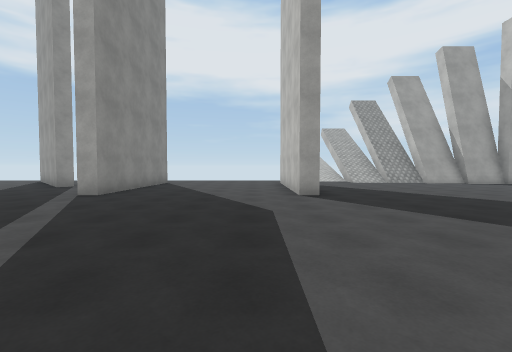
[1] (above)

20 first-person views from a walk through a Unity game level. The camera is 1.4 m above the floor, tilts 2° down and sees 90° across. The floor is counted in squares, 2 m on a side. Each view is taken from the middle of a square. On the plan, view 1 faces up. The plan holds only what a view shows up to about 9 squares ahead; the rest is blank. The place goes on beyond the plan. The player is left out. Some surface patterns are stand-ins.

[2]
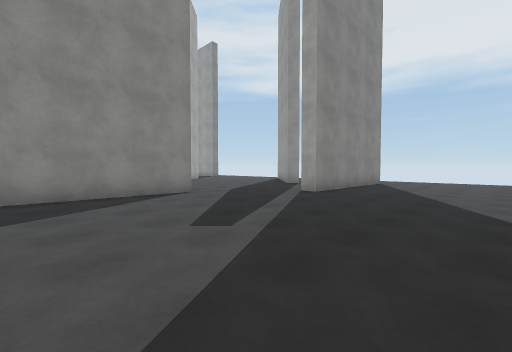

[3]
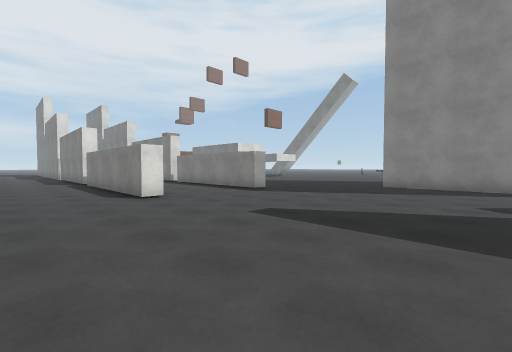

[4]
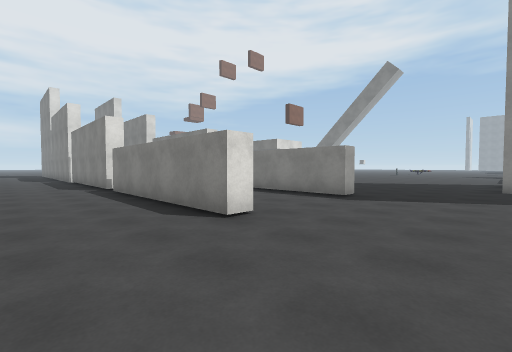

[5]
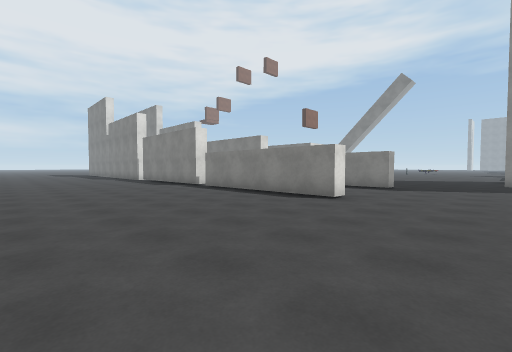

[6]
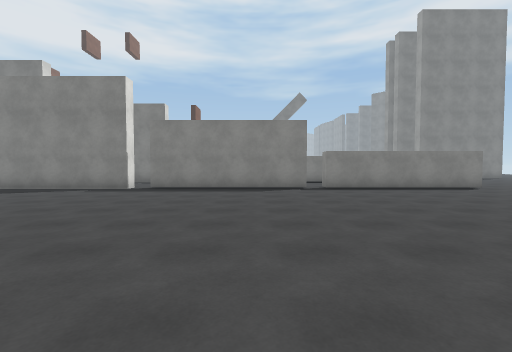

[7]
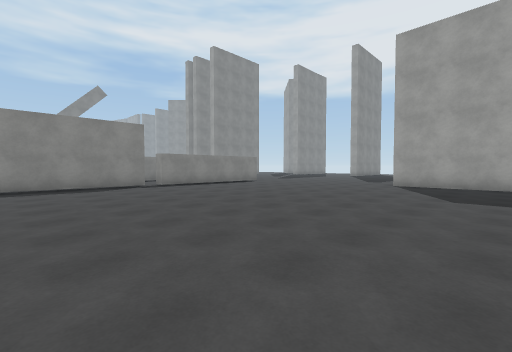

[8]
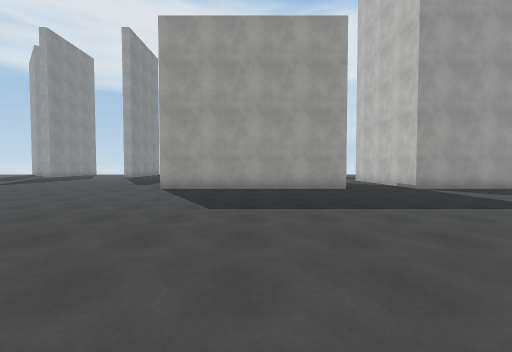

[9]
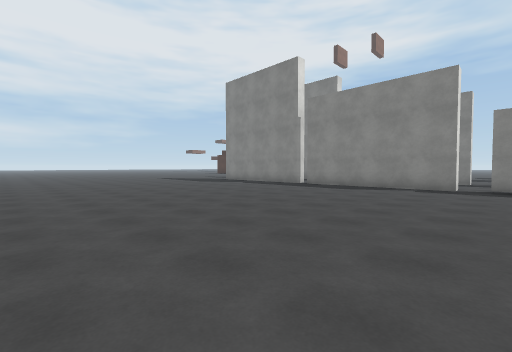

[10]
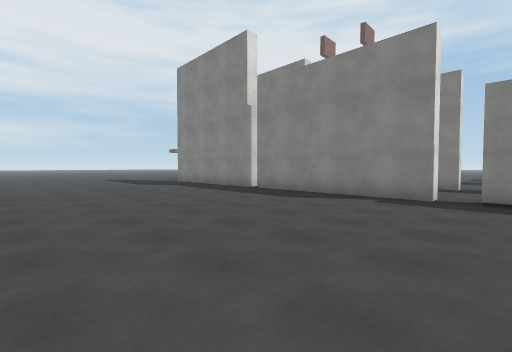

[11]
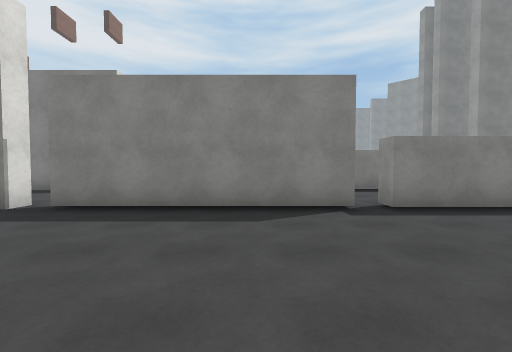

[12]
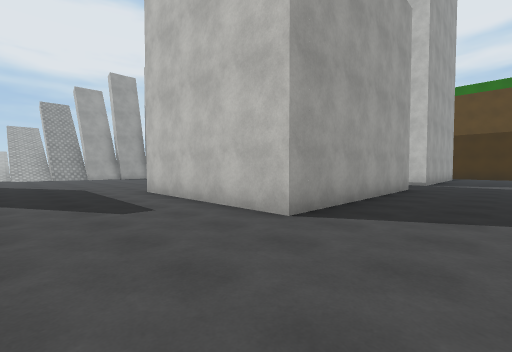

[13]
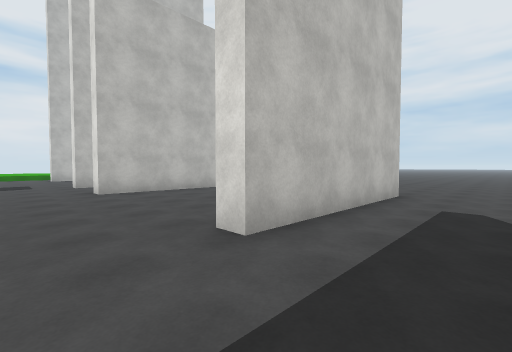

[14]
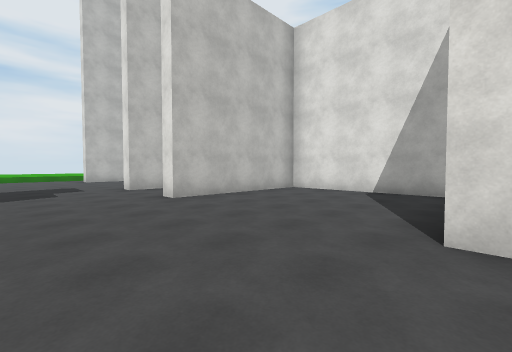

[15]
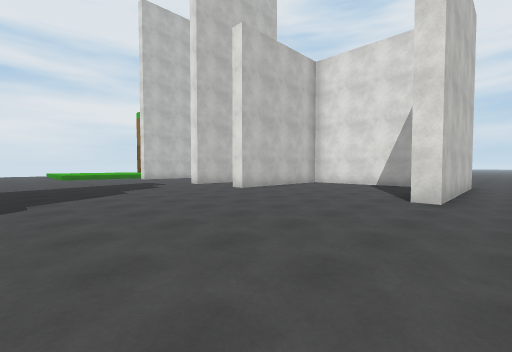

[16]
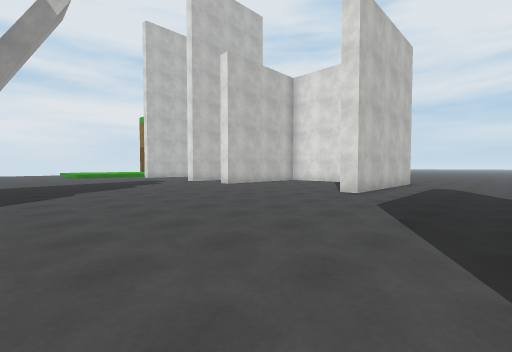

[17]
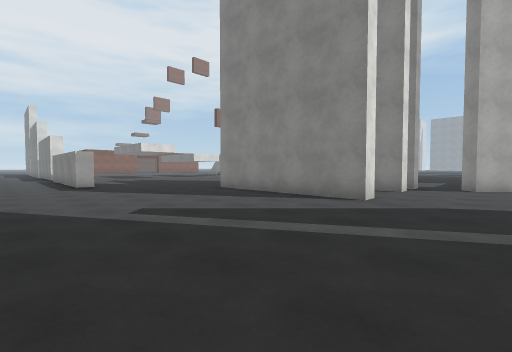

[18]
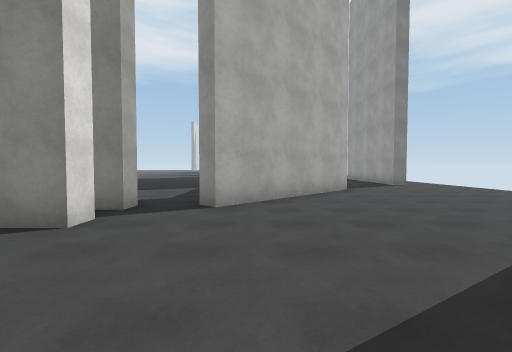

[19]
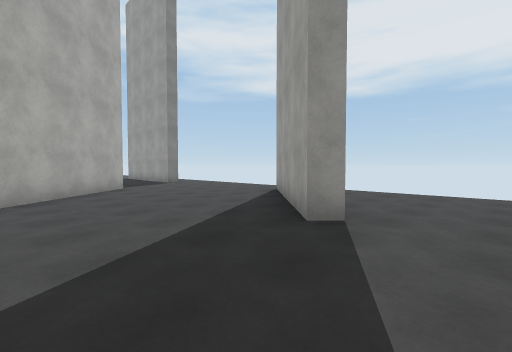

[20]
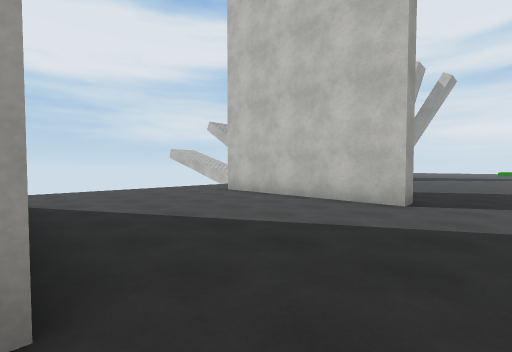

### Floor plan
Points are (right, up) in squares from view 1. A wall is a line through its corners. A room is listed if a view was taken in it or the views show most of it. See-through windows are left out.
Room 1 (views 1, 2, 3, 4, 5, 6, 7, 8, 9, 10, 11, 12, 13, 14, 15, 16, 17, 18, 19, 20)
walls: (8, -2.3) (12.4, -2.3) (12.4, 2.2) (13, 2.2); (0.2, -3.7) (0.8, -3.7) (0.8, -8.7) (0.2, -8.7); (0.8, -9.2) (0.8, -14.4); (13, -2.8) (6.9, -2.8) (6.9, 2.2) (7.5, 2.2); (-3.2, -3.7) (-2.7, -3.7) (-2.7, -8.1); (15.2, -2.9) (15.2, -2); (1.6, 6.3) (1.1, 6.3) (1.1, 9.5); (15.2, 1.1) (15.2, 2.2); (0.2, -15.1) (0.8, -15.1) (0.8, -19.5); (-2.7, -15.1) (-2.7, -15.6); (-7, 3.8) (-6.4, 3.8) (-6.4, -1.2); (-2.7, -17.1) (-2.7, -17.9); (-3.9, 9) (-3.9, 6.3) (-4.5, 6.3); (-9.5, 3.8) (-8.9, 3.8); (-6.5, 9.2) (-6.9, 8.8) (-7.6, 9.5); (-14, 8.8) (-10.4, 5.3) (-10.8, 4.9)
ways out: opening at (-8, 4); opening at (-4.5, -1.8); gap at (-14, 9); gap at (-3, -15); gap at (1, -15)

Where each view was taken, in squares from view 1:
view 1: 0 up, 0 right, facing up
view 2: 0 up, 0 right, facing up-left
view 3: 2 up, 3 right, facing down-left
view 4: 1 down, 3 right, facing down-left
view 5: 1 down, 6 right, facing down-left
view 6: 11 down, 9 right, facing left
view 7: 13 down, 10 right, facing up-left
view 8: 11 down, 10 right, facing up
view 9: 14 down, 10 right, facing down-left
view 10: 14 down, 7 right, facing down-left
view 11: 11 down, 5 right, facing left
view 12: 5 down, 4 right, facing up-right
view 13: 4 up, 5 right, facing down-right
view 14: 5 up, 7 right, facing down-right
view 15: 8 up, 6 right, facing down-right
view 16: 9 up, 4 right, facing down-right
view 17: 6 up, 1 left, facing down-left
view 18: 6 up, 6 left, facing left
view 19: 6 up, 5 left, facing up-left
view 20: 5 up, 4 left, facing up-right
